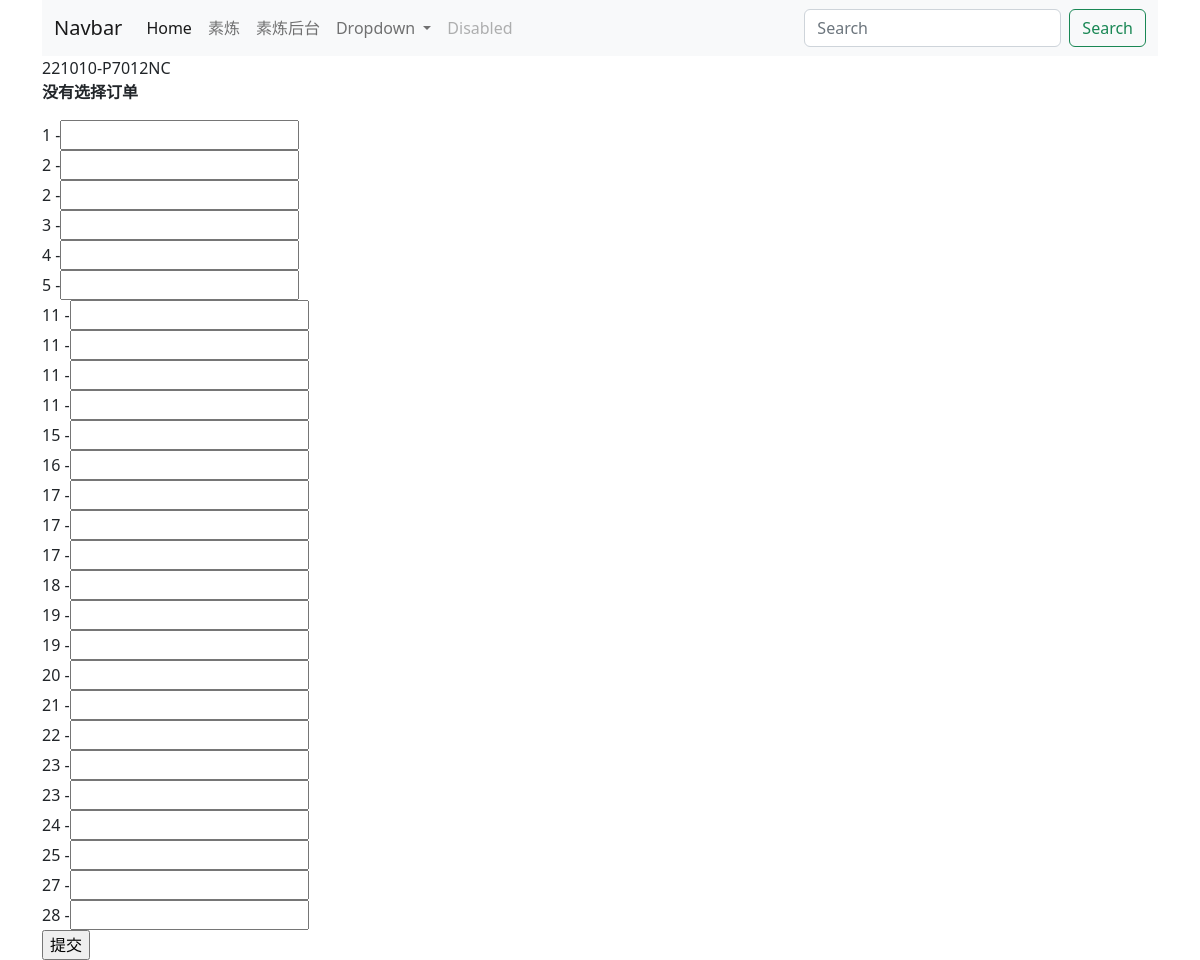
/mixb/add-result/1/, run on the app's committed database.
### mixb/models.py (models this page shows, shortened)
class Schedule(models.Model):
    lot = models.IntegerField(verbose_name='批号')
    item = models.ForeignKey(Item, on_delete=models.CASCADE, verbose_name='品名')
    batch = models.IntegerField(verbose_name='回数')
    packages = models.IntegerField(verbose_name='框数')
    mix_a_lot = models.CharField(max_length=6, blank=True, verbose_name='A炼批号')
    mix_b_lot = models.CharField(max_length=6, blank=True, verbose_name='B炼批号')
    notes = models.CharField(max_length=255, blank=True, verbose_name='备注')
    created_time = models.DateTimeField(auto_created=True, verbose_name='添加时间')
    etd = models.DateField(blank=True, null=True, verbose_name='发货日')
    class Meta:
        verbose_name = verbose_name_plural = '计划'
        ordering = ('-id',)

class Item(models.Model):
    ROTORS = [
        (0, 'ML'),
        (1, 'Ms'),
    ]
    PULL_PERCENT = [
        (0, '300'),
        (1, '100'),
        (2, '50'),
    ]
    PULL_UNIT = [
        (0, 'kgf/cm2'),
        (1, 'Mpa'),
    ]
    customer = models.ForeignKey(Customer, on_delete=models.PROTECT, verbose_name='客户')
    name = models.CharField(max_length=255, verbose_name='品名')
    rotor = models.IntegerField(choices=ROTORS, default=0, verbose_name='转子')
    mv_temperature = models.IntegerField(default=125, blank=True, verbose_name='门尼温度')
    mv_duration = models.CharField(max_length=20, default='1+4', verbose_name='门尼时间')
    scorch_temperature = models.IntegerField(default=125, null=True, blank=True, verbose_name='焦烧温度')
    scorch_type = models.CharField(max_length=20, default='T=5', verbose_name='焦烧类型')
    mdr_temperature = models.IntegerField(null=True, blank=True, verbose_name='MDR温度')
    mdr_duration = models.FloatField(null=True, blank=True, verbose_name='MDR时间')
    vulcanization_temperature = models.IntegerField(null=True, blank=True, verbose_name='硫化温度')
    vulcanization_disc_duration = models.FloatField(null=True, blank=True, verbose_name='圆片时间')
    vulcanization_square_duration = models.FloatField(null=True, blank=True, verbose_name='方片时间')
    m_percent_type = models.IntegerField(choices=PULL_PERCENT, default=0, verbose_name='M%数值')
    m_percent_unit = models.IntegerField(choices=PULL_UNIT, default=0, verbose_name='M%单位')
    tb_unit = models.IntegerField(choices=PULL_UNIT, default=0, verbose_name='TB单位')
    mv = models.CharField(max_length=255, null=True, blank=True, verbose_name='门尼')
    mv_min = models.FloatField(null=True, blank=True, verbose_name='MV最小值')
    mv_max = models.FloatField(null=True, blank=True, verbose_name='MV最大值')
    scorch_min = models.FloatField(null=True, blank=True, verbose_name='焦烧最小值')
    scorch_max = models.FloatField(null=True, blank=True, verbose_name='焦烧最大值')
    fmin_min = models.FloatField(null=True, blank=True, verbose_name='Fmin最小值')
    fmin_max = models.FloatField(null=True, blank=True, verbose_name='Fmin最大值')
    fmax_min = models.FloatField(null=True, blank=True, verbose_name='Fmax最小值')
    fmax_max = models.FloatField(null=True, blank=True, verbose_name='Fmax最大值')
    t10_min = models.FloatField(null=True, blank=True, verbose_name='T10最小值')
    t10_max = models.FloatField(null=True, blank=True, verbose_name='T10最大值')
    t90_min = models.FloatField(null=True, blank=True, verbose_name='T90最小值')
    t90_max = models.FloatField(null=True, blank=True, verbose_name='T90最大值')
    sg_min = models.FloatField(null=True, blank=True, verbose_name='SG最小值')
    sg_max = models.FloatField(null=True, blank=True, verbose_name='SG最大值')
    hs_min = models.FloatField(null=True, blank=True, verbose_name='HS最小值')
    hs_max = models.FloatField(null=True, blank=True, verbose_name='HS最大值')
    m_percent_min = models.FloatField(null=True, blank=True, verbose_name='M%最小值')
    m_percent_max = models.FloatField(null=True, blank=True, verbose_name='M%最大值')
    tb_min = models.FloatField(null=True, blank=True, verbose_name='TB最小值')
    tb_max = models.FloatField(null=True, blank=True, verbose_name='TB最大值')
    eb_min = models.IntegerField(null=True, blank=True, verbose_name='EB最小值')
    eb_max = models.IntegerField(null=True, blank=True, verbose_name='EB最大值')
    def __str__(self):
        return self.name
    class Meta:
        verbose_name = verbose_name_plural = '品名清单'

class TestResult(models.Model):
    plan = models.ForeignKey(Schedule, on_delete=models.PROTECT)
    batch = models.IntegerField(null=True, blank=True, verbose_name='回数')
    mv = models.FloatField(null=True, blank=True, verbose_name='门尼值')
    scorch = models.FloatField(null=True, blank=True, verbose_name='焦烧')
    fmin = models.FloatField(null=True, blank=True, verbose_name='Fmin')
    fmax = models.FloatField(null=True, blank=True, verbose_name='Fmax')
    t10 = models.FloatField(null=True, blank=True, verbose_name='T10')
    t90 = models.FloatField(null=True, blank=True, verbose_name='T90')
    sg = models.FloatField(null=True, blank=True, verbose_name='SG')
    hs = models.FloatField(null=True, blank=True, verbose_name='HS')
    m_percent = models.FloatField(null=True, blank=True, verbose_name='M %')
    tb = models.FloatField(null=True, blank=True, verbose_name='TB')
    eb = models.FloatField(null=True, blank=True, verbose_name='EB')
    shipment_status = models.BooleanField(default=False, verbose_name='出货状态')
    class Meta:
        verbose_name = verbose_name_plural = '检查明细'
        ordering = ('batch',)

### mixb/views.py (the view)
# urls.py: path('add-result/<int:schedule_id>/', views.add_result, name='add_result'),
def add_result(request, schedule_id):
    schedule = get_object_or_404(Schedule, pk=schedule_id)
    try:
        current_batch = schedule.testresult_set.get(pk=request.POST['batch'])
    except(KeyError, TestResult.DoesNotExist):
        return render(request, 'mixb/add-result.html', {
            'schedule': schedule,
            'error_message': "没有选择订单",
        })
    else:
        schedule.testresult_set.add(current_batch)
        return HttpResponseRedirect(reverse('schedule:add_result', args=(schedule.id,)))

### mixb/templates/mixb/add-result.html (shortened to what this page needs)
{% extends 'header.html' %}
{% block content %}
<form action="{% url 'mixb:add_result' schedule.id %}" method="post">
    {{ schedule.lot }}-{{ schedule.item }}
    {% if error_message %} <p><strong>{{ error_message }}</strong></p>{% endif %}
    {% for result in schedule.testresult_set.all %}
    {{ result.batch }} -<input type="text" name="mv" id="" >
    <br>
    {% endfor %}
    <input type="submit" value="提交">
</form>
{% endblock content %}

### data on the page
Schedule: lot "221010", item "P7012NC"
TestResult: batch "1"
TestResult: batch "2"
TestResult: batch "2"
TestResult: batch "3"
TestResult: batch "4"
TestResult: batch "5"
TestResult: batch "11"
TestResult: batch "11"
TestResult: batch "11"
TestResult: batch "11"
TestResult: batch "15"
TestResult: batch "16"
TestResult: batch "17"
TestResult: batch "17"
TestResult: batch "17"
TestResult: batch "18"
TestResult: batch "19"
TestResult: batch "19"
TestResult: batch "20"
TestResult: batch "21"
TestResult: batch "22"
TestResult: batch "23"
TestResult: batch "23"
TestResult: batch "24"
TestResult: batch "25"
TestResult: batch "27"
TestResult: batch "28"

### other printed values
{{ error_message }} "没有选择订单"
